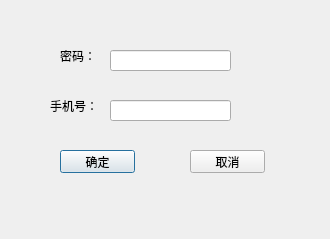
<?xml version="1.0" encoding="UTF-8"?>
<ui version="4.0">
 <class>CustomerInfoChangeDialog</class>
 <widget class="QDialog" name="CustomerInfoChangeDialog">
  <property name="geometry">
   <rect>
    <x>0</x>
    <y>0</y>
    <width>330</width>
    <height>239</height>
   </rect>
  </property>
  <property name="windowTitle">
   <string>Dialog</string>
  </property>
  <widget class="QLineEdit" name="lineEdit">
   <property name="geometry">
    <rect>
     <x>110</x>
     <y>50</y>
     <width>121</width>
     <height>21</height>
    </rect>
   </property>
  </widget>
  <widget class="QLineEdit" name="lineEdit_2">
   <property name="geometry">
    <rect>
     <x>110</x>
     <y>100</y>
     <width>121</width>
     <height>21</height>
    </rect>
   </property>
  </widget>
  <widget class="QLabel" name="label">
   <property name="geometry">
    <rect>
     <x>60</x>
     <y>50</y>
     <width>54</width>
     <height>12</height>
    </rect>
   </property>
   <property name="text">
    <string>密码：</string>
   </property>
  </widget>
  <widget class="QLabel" name="label_2">
   <property name="geometry">
    <rect>
     <x>50</x>
     <y>100</y>
     <width>54</width>
     <height>12</height>
    </rect>
   </property>
   <property name="text">
    <string>手机号：</string>
   </property>
  </widget>
  <widget class="QPushButton" name="pushButton">
   <property name="geometry">
    <rect>
     <x>60</x>
     <y>150</y>
     <width>75</width>
     <height>23</height>
    </rect>
   </property>
   <property name="text">
    <string>确定</string>
   </property>
  </widget>
  <widget class="QPushButton" name="pushButton_2">
   <property name="geometry">
    <rect>
     <x>190</x>
     <y>150</y>
     <width>75</width>
     <height>23</height>
    </rect>
   </property>
   <property name="text">
    <string>取消</string>
   </property>
  </widget>
 </widget>
 <resources/>
 <connections/>
</ui>
